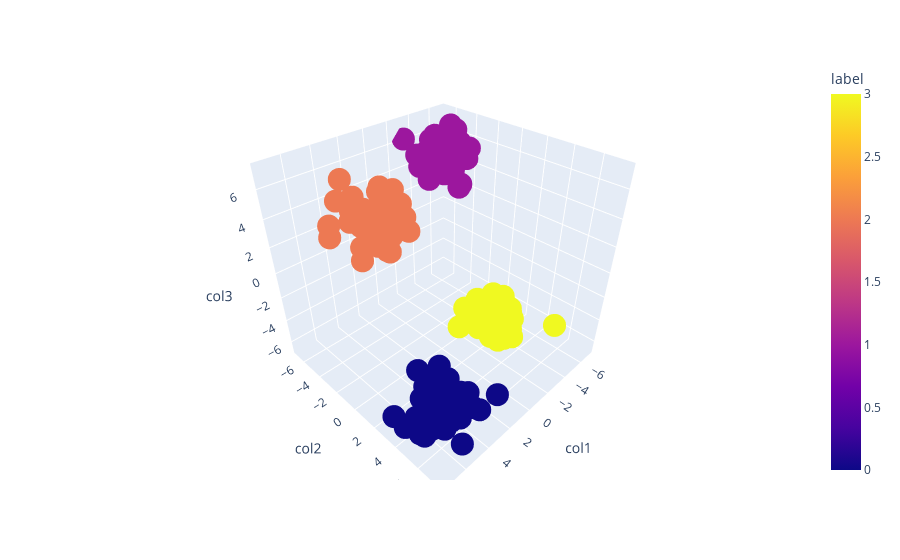

Notebook code cell kept with this figure:
### Code cell
fig = px.scatter_3d(df,x='col1', y='col2', z='col3',color='label')
fig.show()

### Figure 1 — Plotly figure (JSON) as saved in the notebook; plotly's stock layout.template omitted (floating-point values rounded to 4 significant figures; data arrays with more than 128 entries replaced by an {"elided": "..."} marker saying what was removed)
{"data": [{"hovertemplate": "col1=%{x}<br>col2=%{y}<br>col3=%{z}<br>label=%{marker.color}<extra></extra>", "legendgroup": "", "marker": {"color": {"elided": "200 int values"}, "coloraxis": "coloraxis", "symbol": "circle"}, "mode": "markers", "name": "", "scene": "scene", "showlegend": false, "type": "scatter3d", "x": {"elided": "200 float values"}, "y": {"elided": "200 float values"}, "z": {"elided": "200 float values"}}], "layout": {"coloraxis": {"colorbar": {"title": {"text": "label"}}, "colorscale": [[0, "#0d0887"], [0.1111, "#46039f"], [0.2222, "#7201a8"], [0.3333, "#9c179e"], [0.4444, "#bd3786"], [0.5556, "#d8576b"], [0.6667, "#ed7953"], [0.7778, "#fb9f3a"], [0.8889, "#fdca26"], [1, "#f0f921"]]}, "legend": {"tracegroupgap": 0}, "margin": {"t": 60}, "scene": {"domain": {"x": [0, 1], "y": [0, 1]}, "xaxis": {"title": {"text": "col1"}}, "yaxis": {"title": {"text": "col2"}}, "zaxis": {"title": {"text": "col3"}}}}}
